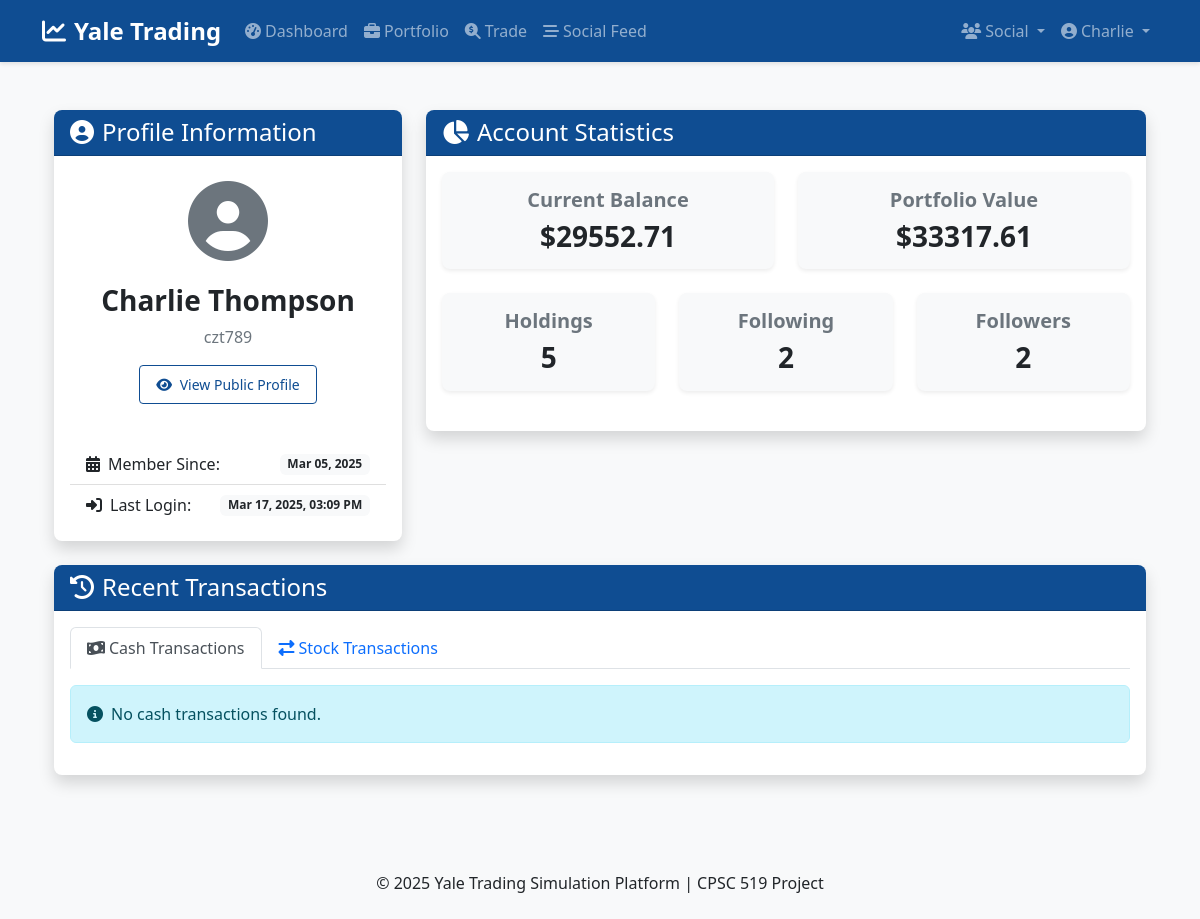
Page /profile (signed in) on the committed database.
### app/models/user.py (models this page shows, shortened)
class User(db.Model, UserMixin):
    id = db.Column(db.Integer, primary_key=True)
    net_id = db.Column(db.String(20), unique=True, nullable=False)
    password_hash = db.Column(db.String(128), nullable=False)
    first_name = db.Column(db.String(50), nullable=False)
    last_name = db.Column(db.String(50), nullable=False)
    balance = db.Column(db.Float, default=0.0)
    created_at_edt = db.Column(db.DateTime, default=datetime.now(zoneinfo.ZoneInfo("America/New_York")))
    last_login_edt = db.Column(db.DateTime, default=datetime.now(zoneinfo.ZoneInfo("America/New_York")))
    is_active = db.Column(db.Boolean, default=True)
    portfolio = db.relationship('StockHolding', backref='user', lazy=True)
    transactions = db.relationship('Transaction', backref='user', lazy=True)
    cash_transactions = db.relationship('CashTransaction', backref='user', lazy=True)
    posts = db.relationship('TradingPost', backref='author', lazy=True)
    comments = db.relationship('Comment', backref='author', lazy=True)
    followed = db.relationship(
        'User', secondary=followers,
        primaryjoin=(followers.c.follower_id == id),
        secondaryjoin=(followers.c.followed_id == id),
        backref=db.backref('followers', lazy='dynamic'), lazy='dynamic'
    )
    def get_portfolio_value(self):
        total_value = 0.0
        for holding in self.portfolio:
            total_value += holding.quantity * holding.current_price
        return total_value

### app/models/stock.py (models this page shows, shortened)
class StockHolding(db.Model):
    id = db.Column(db.Integer, primary_key=True)
    user_id = db.Column(db.Integer, db.ForeignKey('user.id'), nullable=False)
    ticker = db.Column(db.String(10), nullable=False)
    company_name = db.Column(db.String(100), nullable=False)
    quantity = db.Column(db.Float, nullable=False, default=0)
    average_buy_price = db.Column(db.Float, nullable=False)
    current_price = db.Column(db.Float, nullable=False)
    last_updated = db.Column(db.DateTime, default=datetime.now(zoneinfo.ZoneInfo("America/New_York")), onupdate=datetime.now(zoneinfo.ZoneInfo("America/New_York")))

### app/controllers/auth.py (the view)
@auth_bp.route('/profile', methods=['GET'])
@login_required
def profile():
    return render_template('auth/profile.html', title='My Profile')

### app/models/user.py (called while the page is built)
@login_manager.user_loader
def load_user(user_id):
    return User.query.get(int(user_id))

### app/templates/auth/profile.html (shortened to what this page needs)
{% extends "layout.html" %}
{% block content %}
<div class="container py-4">
    <div class="row">
        <div class="col-lg-4 mb-4">
            <div class="card shadow">
                <div class="card-header bg-primary text-white">
                    <h2 class="h4 mb-0"><i class="fas fa-user-circle me-2"></i>Profile Information</h2>
                </div>
                <div class="card-body">
                    <div class="text-center mb-4">
                        <div class="display-1 text-muted mb-3">
                            <i class="fas fa-user-circle"></i>
                        </div>
                        <h3>{{ current_user.first_name }} {{ current_user.last_name }}</h3>
                        <p class="text-muted">{{ current_user.net_id }}</p>
                        <a href="{{ url_for('social.user_profile', user_id=current_user.id) }}" class="btn btn-sm btn-outline-primary mb-3">
                            <i class="fas fa-eye me-1"></i> View Public Profile
                        </a>
                    </div>
                    <div class="list-group list-group-flush">
                        <div class="list-group-item d-flex justify-content-between align-items-center">
                            <span><i class="fas fa-calendar-alt me-2"></i>Member Since:</span>
                            <span class="badge bg-light text-dark">{{ current_user.created_at_edt.strftime('%b %d, %Y') }}</span>
                        </div>
                        <div class="list-group-item d-flex justify-content-between align-items-center">
                            <span><i class="fas fa-sign-in-alt me-2"></i>Last Login:</span>
                            <span class="badge bg-light text-dark">{{ current_user.last_login_edt.strftime('%b %d, %Y, %I:%M %p') }}</span>
                        </div>
                    </div>
                </div>
            </div>
        </div>
        <div class="col-lg-8 mb-4">
            <div class="card shadow">
                <div class="card-header bg-primary text-white">
                    <h2 class="h4 mb-0"><i class="fas fa-chart-pie me-2"></i>Account Statistics</h2>
                </div>
                <div class="card-body">
                    <div class="row">
                        <div class="col-md-6 mb-4">
                            <div class="card bg-light">
                                <div class="card-body text-center">
                                    <h5 class="text-muted">Current Balance</h5>
                                    <h3 class="mb-0">${{ current_user.balance|round(2) }}</h3>
                                </div>
                            </div>
                        </div>
                        <div class="col-md-6 mb-4">
                            <div class="card bg-light">
                                <div class="card-body text-center">
                                    <h5 class="text-muted">Portfolio Value</h5>
                                    <h3 class="mb-0">${{ current_user.get_portfolio_value()|round(2) }}</h3>
                                </div>
                            </div>
                        </div>
                    </div>
                    <div class="row">
                        <div class="col-md-4 mb-4">
                            <div class="card bg-light">
                                <div class="card-body text-center">
                                    <h5 class="text-muted">Holdings</h5>
                                    <h3 class="mb-0">{{ current_user.portfolio|length }}</h3>
                                </div>
                            </div>
                        </div>
                        <div class="col-md-4 mb-4">
                            <div class="card bg-light">
                                <div class="card-body text-center">
                                    <h5 class="text-muted">Following</h5>
                                    <h3 class="mb-0">{{ current_user.followed.count() }}</h3>
                                </div>
                            </div>
                        </div>
                        <div class="col-md-4 mb-4">
                            <div class="card bg-light">
                                <div class="card-body text-center">
                                    <h5 class="text-muted">Followers</h5>
                                    <h3 class="mb-0">{{ current_user.followers.count() }}</h3>
                                </div>
                            </div>
                        </div>
                    </div>
                </div>
            </div>
        </div>
    </div>
    <div class="row">
        <div class="col-12">
            <div class="card shadow">
                <div class="card-header bg-primary text-white">
                    <h2 class="h4 mb-0"><i class="fas fa-history me-2"></i>Recent Transactions</h2>
                </div>
                <div class="card-body">
                    <ul class="nav nav-tabs mb-3" id="transactionTabs" role="tablist">
                        <li class="nav-item" role="presentation">
                            <button class="nav-link active" id="cash-tab" data-bs-toggle="tab" data-bs-target="#cash" type="button" role="tab">
                                <i class="fas fa-money-bill-wave me-1"></i>Cash Transactions
                            </button>
                        </li>
                        <li class="nav-item" role="presentation">
                            <button class="nav-link" id="stock-tab" data-bs-toggle="tab" data-bs-target="#stock" type="button" role="tab">
                                <i class="fas fa-exchange-alt me-1"></i>Stock Transactions
                            </button>
                        </li>
                    </ul>
                    <div class="tab-content" id="transactionTabsContent">
                        <div class="tab-pane fade show active" id="cash" role="tabpanel" aria-labelledby="cash-tab">
                            {% if current_user.cash_transactions %}
                                <div class="table-responsive">
                                    <table class="table table-hover">
                                        <thead class="table-light">
                                            <tr>
                                                <th>Date & Time (EDT)</th>
                                                <th>Type</th>
                                                <th>Amount</th>
                                            </tr>
                                        </thead>
                                        <tbody>
                                            {% for transaction in current_user.cash_transactions|sort(attribute='timestamp', reverse=true) %}
                                                {% if loop.index <= 10 %}
                                                <tr>
                                                    <td>{{ transaction.timestamp.strftime('%b %d, %Y, %I:%M %p') }}</td>
                                                    <td>
                                                        {% if transaction.transaction_type == 'deposit' %}
                                                            <span class="badge bg-success"><i class="fas fa-plus-circle me-1"></i>Deposit</span>
                                                        {% else %}
                                                            <span class="badge bg-warning text-dark"><i class="fas fa-minus-circle me-1"></i>Withdrawal</span>
                                                        {% endif %}
                                                    </td>
                                                    <td>${{ transaction.amount|round(2) }}</td>
                                                </tr>
                                                {% endif %}
                                            {% endfor %}
                                        </tbody>
                                    </table>
                                </div>
                            {% else %}
                                <div class="alert alert-info">
                                    <i class="fas fa-info-circle me-2"></i>No cash transactions found.
                                </div>
                            {% endif %}
                        </div>
                    </div>
                </div>
            </div>
        </div>
    </div>
</div>
{% endblock %}

### app/templates/layout.html (shortened to what this page needs)
<!DOCTYPE html>
<html lang="en">
<head>
    <link href="https://cdn.jsdelivr.net/npm/bootstrap@5.2.3/dist/css/bootstrap.min.css" rel="stylesheet">
    <link rel="stylesheet" href="https://cdnjs.cloudflare.com/ajax/libs/font-awesome/6.3.0/css/all.min.css">
    <link rel="stylesheet" href="{{ url_for('static', filename='css/main.css') }}">
</head>
<body>
    <header>
        <nav class="navbar navbar-expand-lg navbar-dark bg-primary">
            <div class="container">
                <a class="navbar-brand" href="{{ url_for('main.home') }}">
                    <i class="fas fa-chart-line me-2"></i>Yale Trading
                </a>
                <div class="collapse navbar-collapse" id="navbarNav">
                    <ul class="navbar-nav me-auto">
                        {% if current_user.is_authenticated %}
                            <li class="nav-item">
                                <a class="nav-link" href="{{ url_for('main.dashboard') }}">
                                    <i class="fas fa-tachometer-alt me-1"></i>Dashboard
                                </a>
                            </li>
                            <li class="nav-item">
                                <a class="nav-link" href="{{ url_for('trading.portfolio') }}">
                                    <i class="fas fa-briefcase me-1"></i>Portfolio
                                </a>
                            </li>
                            <li class="nav-item">
                                <a class="nav-link" href="{{ url_for('trading.stock_search') }}">
                                    <i class="fas fa-search-dollar me-1"></i>Trade
                                </a>
                            </li>
                            <li class="nav-item">
                                <a class="nav-link" href="{{ url_for('social.feed') }}">
                                    <i class="fas fa-stream me-1"></i>Social Feed
                                </a>
                            </li>
                        {% endif %}
                    </ul>
                    <ul class="navbar-nav">
                        {% if current_user.is_authenticated %}
                            <li class="nav-item dropdown">
                                <a class="nav-link dropdown-toggle" href="#" id="socialDropdown" role="button" data-bs-toggle="dropdown">
                                    <i class="fas fa-users me-1"></i>Social
                                </a>
                            </li>
                            <li class="nav-item dropdown">
                                <a class="nav-link dropdown-toggle" href="#" id="userDropdown" role="button" data-bs-toggle="dropdown">
                                    <i class="fas fa-user-circle me-1"></i>{{ current_user.first_name }}
                                </a>
                            </li>
                        {% endif %}
                    </ul>
                </div>
            </div>
        </nav>
    </header>
    <main class="container mt-4 mb-5">
        {% block content %}{% endblock %}
    </main>
    <footer class="bg-light py-4 mt-auto">
        <div class="container text-center">
            <p class="mb-0">&copy; {{ now.year }} Yale Trading Simulation Platform | CPSC 519 Project</p>
        </div>
    </footer>
</body>
</html>

### app/static/css/main.css (style rules this page uses)
body { min-height: 100vh; display: flex; flex-direction: column; background-color: #f8f9fa; }
main { flex: 1; }
h1, h2, h3, h4, h5, h6 { font-weight: 600; }
.bg-primary { background-color: #0f4d92 !important; }
a { color: #0f4d92; }
.card { border-radius: 0.5rem; overflow: hidden; border: none; box-shadow: 0 0.125rem 0.25rem rgba(0, 0, 0, 0.075); transition: transform 0.2s, box-shadow 0.2s; }
.card-header { font-weight: 600; }
.btn { border-radius: 0.25rem; padding: 0.5rem 1rem; font-weight: 500; }
.btn-outline-primary { color: #0f4d92; border-color: #0f4d92; }
.navbar { box-shadow: 0 2px 4px rgba(0, 0, 0, 0.1); }
.navbar-brand { font-weight: 700; font-size: 1.5rem; }

### rows in the picture
User: first_name "Charlie", last_name "Thompson", net_id "czt789", created_at_edt "Mar 05, 2025", last_login_edt "Mar 17, 2025, 03:09 PM", balance "29552.71"
StockHolding: get_portfolio_value "33317.61"

### other values in the picture
{{ current_user.portfolio|length }} "5"
{{ current_user.followed.count() }} "2"
{{ current_user.followers.count() }} "2"
